Frame 1 (no input): blank canvas, image omitted
Frame 60 (no input): blank canvas, image omitted
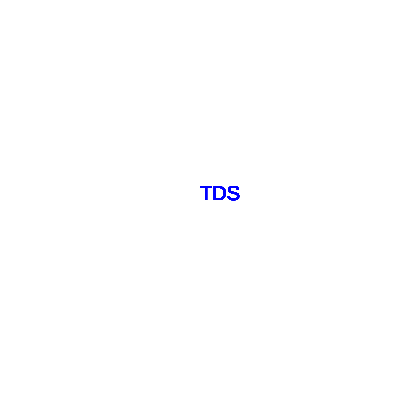
Frame 120 (the mouse pressed at the canvas centre since frame 60)

The p5.js sketch whose frames 1 and 60 were blank and that drew this single picture after the mouse press (run headless with seeded random() and noise() and a simulated clock; from frame 60 on, the mouse is pressed at the canvas centre):

// p5.js sketch
// ── sketch.js
//Projeto 4 - Adicionando Textos

function setup() {
  createCanvas(400, 400);
}

function draw() {
  if(mouseIsPressed){
    textSize(20)
    fill(0,0,255)
    text("TDS",mouseX,mouseY);
  }
}
